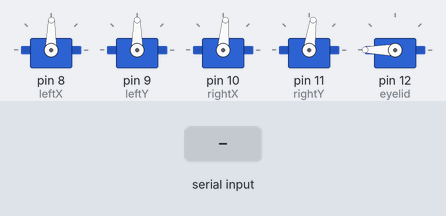
The sketch below on a simulated Arduino Uno, built with avr-gcc and run on an emulated ATmega328P. Shown: 5 × servo. The inputs (shaded band) are chosen by the test bench.

Above: at 1.2 s.
1.3 s: "E,45\n" received over Serial
At 3.0 s:
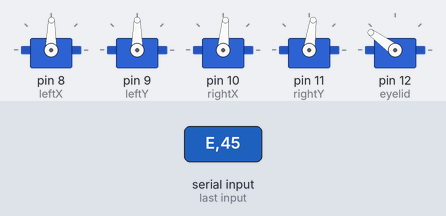
3.3 s: "E" received over Serial
At 6.1 s:
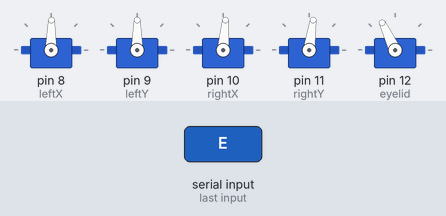
Timing chart, 0 to 7.6 s (numbered marks = the images above; inputs shaded):
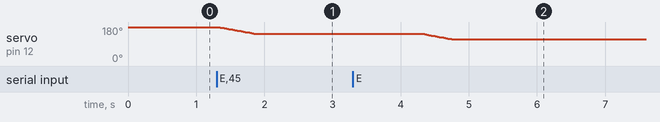

The sketch:

sketch_dec12a.ino
```cpp
#include <Servo.h>

Servo leftX;
Servo leftY;
Servo rightX;
Servo rightY;
Servo eyelid;

int LXPos;
int LYPos;
int RXPos;
int RYPos;
int EPos;

int LXTar;
int LYTar;
int RXTar;
int RYTar;
int ETar;

int LXMin= 72;
int LXMax = 107;
int RXMin = 58;
int RXMax = 93;
int LYMin = 60;
int LYMax = 107;
int RYMin = 52;
int RYMax = 100;
int EMin= 115;
int EMax = 180;


void setup() {
  Serial.begin(115200);

  leftX.attach(8);
  leftY.attach(9);
  rightX.attach(10);
  rightY.attach(11);
  eyelid.attach(12);

  LXPos = LXTar = 89;
  LYPos = LYTar = 90;
  RXPos = RXTar = 85;
  RYPos = RYTar = 82;
  EPos = ETar = 180;
}

void loop() {
  leftX.write(LXPos);
  leftY.write(LYPos);
  rightX.write(RXPos);
  rightY.write(RYPos);
  eyelid.write(EPos);
  updateTarget();
  updatePosition();
  delay(15);
}

void updateTarget(){
  int percent = -1;
  int val = 0;
  char dir;
  if(Serial.available()){
    char command = Serial.read();
    switch(command){
      case 'E':
        percent = Serial.parseInt();
        percent = min(max(percent, 0), 100);
        val = EMin + (EMax - EMin) * percent / 100;
        if(val != 0){
          ETar = val;
          ETar = max(EMin, ETar);
          ETar = min(EMax, ETar);
        }
        break;
      case 'L':
        dir = Serial.read();
        switch(dir){
          case 'X':
            percent = Serial.parseInt();
            percent = min(max(percent, 0), 100);
            val = LXMin + (LXMax - LXMin) * percent / 100;
            if(val != 0){
              LXTar = val;
              LXTar = max(LXMin, LXTar);
              LXTar = min(LXMax, LXTar);
            }
            break;
          case 'Y':
            percent = Serial.parseInt();
            percent = min(max(percent, 0), 100);
            val = LYMin + (LYMax - LYMin) * percent / 100;
            if(val != 0){
              LYTar = val;
              LYTar = max(LYMin, LYTar);
              LYTar = min(LYMax, LYTar);
            }
            break;
        }
        break;
      case 'R':
        dir = Serial.read();
        switch(dir){
          case 'X':
            percent = Serial.parseInt();
            percent = min(max(percent, 0), 100);
            val = RXMin + (RXMax - RXMin) * percent / 100;
            if(val != 0){
              RXTar = val;
              RXTar = max(RXMin, RXTar);
              RXTar = min(RXMax, RXTar);
            }
            break;
          case 'Y':
            percent = Serial.parseInt();
            percent = min(max(percent, 0), 100);
            val = RYMin + (RYMax - RYMin) * percent / 100;
            if(val != 0){
              RYTar = val;
              RYTar = max(RYMin, RYTar);
              RYTar = min(RYMax, RYTar);
            }
            break;
        }
        break;
    }
  }
}

void updatePosition(){

  if(ETar > EPos){
    EPos++;
  }
  else{
    if(ETar < EPos){
      EPos--;
    }
  }

  if(LXTar > LXPos){
    LXPos++;
  }
  else{
    if(LXTar < LXPos){
      LXPos--;
    }
  }

  if(LYTar > LYPos){
    LYPos++;
  }
  else{
    if(LYTar < LYPos){
      LYPos--;
    }
  }

  if(RXTar > RXPos){
    RXPos++;
  }
  else{
    if(RXTar < RXPos){
      RXPos--;
    }
  }

  if(RYTar > RYPos){
    RYPos++;
  }
  else{
    if(RYTar < RYPos){
      RYPos--;
    }
  }
}
```

Measured:
- after the input at 1.3 s, servo on pin 12 (eyelid): moves from 180° to 144° over 0.54 s, starting at once
- after the input at 3.3 s, servo on pin 12 (eyelid): moves from 144° to 115° over 0.43 s, starting after 1.0 s
